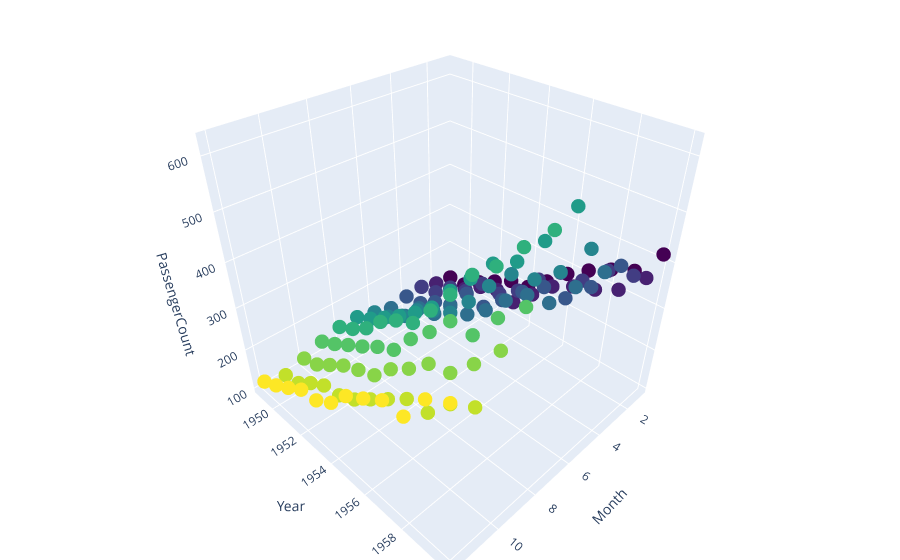

Write notebook code for a chart like this one.
### Code cell
fig = go.Figure()

fig.add_trace(go.Scatter3d(x=data_air.Month, y=data_air.Year, z=data_air.Num, mode='markers', marker=dict(color=data_air['Month'], colorscale='Viridis', size=5)))
fig.update_layout(scene=dict(xaxis=dict(title='Month'),
                             yaxis=dict(title='Year'),
                             zaxis=dict(title='PassengerCount')),
                  margin=dict(l=0, r=0, b=0, t=0))
fig.show()

### Figure 1 — Plotly figure (JSON) as saved in the notebook; plotly's stock layout.template omitted (floating-point values rounded to 4 significant figures; data arrays with more than 128 entries replaced by an {"elided": "..."} marker saying what was removed)
{"data": [{"marker": {"color": {"elided": "144 int values"}, "colorscale": [[0, "#440154"], [0.1111, "#482878"], [0.2222, "#3e4989"], [0.3333, "#31688e"], [0.4444, "#26828e"], [0.5556, "#1f9e89"], [0.6667, "#35b779"], [0.7778, "#6ece58"], [0.8889, "#b5de2b"], [1, "#fde725"]], "size": 5}, "mode": "markers", "type": "scatter3d", "x": {"elided": "144 int values"}, "y": {"elided": "144 int values"}, "z": {"elided": "144 int values"}}], "layout": {"margin": {"b": 0, "l": 0, "r": 0, "t": 0}, "scene": {"xaxis": {"title": {"text": "Month"}}, "yaxis": {"title": {"text": "Year"}}, "zaxis": {"title": {"text": "PassengerCount"}}}}}
